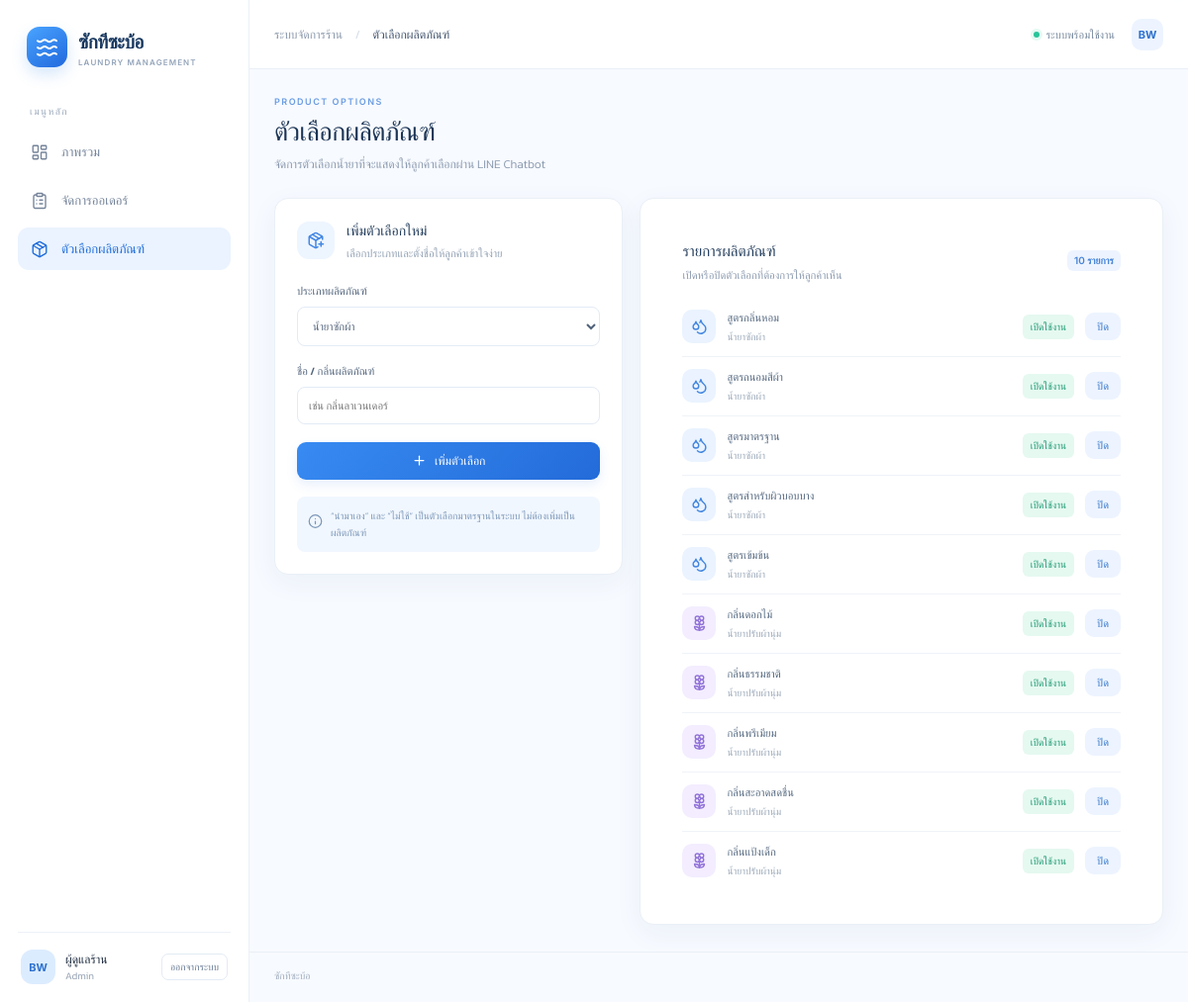
Page /products (signed in) on the committed database.
### tables this page shows
CREATE TABLE products (
          id INTEGER PRIMARY KEY AUTOINCREMENT,
          category TEXT NOT NULL CHECK(category IN ('detergent','softener')),
          name TEXT NOT NULL,
          active INTEGER NOT NULL DEFAULT 1,
          created_at TEXT NOT NULL
        );

### app.py (the view, shortened to what this page needs)
@app.route("/products", methods=["GET","POST"])
def products():
    with db() as con:
        rows = con.execute("SELECT * FROM products ORDER BY category,name").fetchall()
    return render_template("products.html", products=rows)

### app.py (called while the page is built)
@app.before_request
def require_admin_login():
    if request.endpoint in ("line_webhook", "admin_login", "static", "liff_order", "liff_products", "liff_create_order"):
        return None
    if not session.get("admin_authenticated"):
        return redirect(url_for("admin_login", next=request.path))

def db():
    conn = sqlite3.connect(DB_PATH)
    conn.row_factory = sqlite3.Row
    conn.execute("PRAGMA foreign_keys = ON")
    return conn

### templates/products.html (shortened to what this page needs)
{% extends "base.html" %}
{% block crumb %}ตัวเลือกผลิตภัณฑ์{% endblock %}
{% block content %}
<div class="page-heading"><div><div class="eyebrow">PRODUCT OPTIONS</div><h1>ตัวเลือกผลิตภัณฑ์</h1><p>จัดการตัวเลือกน้ำยาที่จะแสดงให้ลูกค้าเลือกผ่าน LINE Chatbot</p></div></div>
<div class="product-layout">
 <section class="panel form-panel"><div class="form-section-title"><span class="section-icon"><i data-lucide="package-plus"></i></span><div><h2>เพิ่มตัวเลือกใหม่</h2><p>เลือกประเภทและตั้งชื่อให้ลูกค้าเข้าใจง่าย</p></div></div><form method="post"><div class="field-grid"><label class="field full"><span>ประเภทผลิตภัณฑ์</span><select name="category"><option value="detergent">น้ำยาซักผ้า</option><option value="softener">น้ำยาปรับผ้านุ่ม</option></select></label><label class="field full"><span>ชื่อ / กลิ่นผลิตภัณฑ์</span><input name="name" required placeholder="เช่น กลิ่นลาเวนเดอร์"></label></div><button class="btn btn-primary btn-block" type="submit"><i data-lucide="plus"></i> เพิ่มตัวเลือก</button></form><div class="info-box"><i data-lucide="info"></i><span>“นำมาเอง” และ “ไม่ใช้” เป็นตัวเลือกมาตรฐานในระบบ ไม่ต้องเพิ่มเป็นผลิตภัณฑ์</span></div></section>
 <section class="panel form-panel"><div class="panel-head"><div><h2>รายการผลิตภัณฑ์</h2><p>เปิดหรือปิดตัวเลือกที่ต้องการให้ลูกค้าเห็น</p></div><span class="count-pill">{{ products|length }} รายการ</span></div>
 <div class="product-list">{% for p in products %}<div class="product-row"><span class="product-icon {{ 'detergent' if p.category=='detergent' else 'softener' }}"><i data-lucide="{{ 'droplets' if p.category=='detergent' else 'flower-2' }}"></i></span><div class="product-info"><b>{{ p.name }}</b><small>{{ 'น้ำยาซักผ้า' if p.category=='detergent' else 'น้ำยาปรับผ้านุ่ม' }}</small></div><span class="status {{ 'status-ready' if p.active else 'status-cancelled' }}">{{ 'เปิดใช้งาน' if p.active else 'ปิดใช้งาน' }}</span><form method="post" action="{{ url_for('toggle_product',product_id=p.id) }}"><button class="btn btn-small {{ 'btn-secondary' if p.active else 'btn-primary' }}" type="submit">{{ 'ปิด' if p.active else 'เปิด' }}</button></form></div>{% endfor %}</div></section>
</div>
{% endblock %}

### static/style.css (style rules this page uses)
* { box-sizing:border-box }
body { margin:0;background:#f7faff;color:var(--ink);font-family:'Kanit','Inter',sans-serif;font-size:14px;font-weight:300 }
button,input,select,textarea { font:inherit }
.page-heading { display:flex;justify-content:space-between;align-items:center;gap:18px;margin-bottom:25px }
.eyebrow { font:600 9px Inter,sans-serif;color:#6b9de2;letter-spacing:1.5px;margin-bottom:8px }
.page-heading h1 { font-size:26px;line-height:1.3;font-weight:500;letter-spacing:-.5px;color:#1c3556;margin:0 }
.page-heading p { font-size:12px;color:#8a99ad;margin:7px 0 0 }
.btn { border:0;display:inline-flex;align-items:center;justify-content:center;gap:8px;border-radius:9px;padding:10px 15px;cursor:pointer;font-size:12px;font-weight:500;white-space:nowrap;transition:transform .15s,background .15s }
.btn svg { width:15px;height:15px }
.btn-primary { background:linear-gradient(135deg,#388bf2,#236bd9);color:#fff;box-shadow:0 5px 12px #2b78e51c }
.btn-secondary { background:#edf4ff;color:#3978ca }
.btn-block { width:100%;margin-top:18px }
.btn-small { padding:6px 12px;font-size:11px }
.section-head h2,.panel h2 { font-size:15px;color:#263f5e;font-weight:500;margin:0 }
.section-head p,.panel-head p { font-size:11px;color:#8b9aaf;margin:5px 0 0 }
.stat-card,.panel { background:#fff;border:1px solid #eaf0f7;border-radius:14px;box-shadow:var(--shadow) }
.panel { overflow:hidden }
.panel-head { display:flex;justify-content:space-between;align-items:center;padding:19px 20px 15px;gap:12px }
.status,.pay-status { display:inline-flex;align-items:center;border-radius:6px;padding:5px 8px;font-size:10px;font-weight:400 }
.status-ready { background:#e5f9f0;color:#1d9872 }
.filters select,.field input,.field select,.field textarea { width:100%;border:1px solid #e3ebf5;border-radius:8px;background:#fff;color:#50627a;padding:10px 11px;outline:0;font-size:11px;min-width:0 }
.count-pill { display:inline-flex;align-items:center;justify-content:center;border-radius:6px;background:#edf4ff;color:#4784d7;font:600 10px Inter,sans-serif;padding:4px 7px;margin-left:5px }
.form-panel { padding:22px }
.form-section-title { display:flex;align-items:center;gap:12px;margin-bottom:22px }
.section-icon { width:38px;height:38px;display:grid;place-items:center;border-radius:12px;background:#edf5ff;color:#4387e4 }
.section-icon svg { width:18px }
.form-section-title h2 { font-size:14px }
.form-section-title p { font-size:11px;color:#91a0b3;margin:4px 0 0 }
.field-grid { display:grid;grid-template-columns:repeat(2,minmax(0,1fr));gap:17px 16px }
.field { display:grid;gap:8px;align-content:start;font-size:11px;color:#5b6e85 }
.field>span { font-weight:500;color:#53657d }
.field.full { grid-column:1/-1 }
.product-layout { display:grid;grid-template-columns:minmax(270px,.8fr) minmax(0,1.2fr);align-items:start;gap:17px }
.product-layout .form-panel { padding:22px }
.product-list { padding:0 20px 12px }
.product-row { display:flex;align-items:center;gap:11px;padding:12px 0;border-bottom:1px solid #eff3f8 }
.product-row:last-child { border:0 }
.product-icon { height:34px;width:34px;border-radius:10px;display:grid;place-items:center;flex-shrink:0 }
.product-icon svg { width:17px }
.product-icon.detergent { background:#eaf3ff;color:#4386e0 }
.product-icon.softener { background:#f3edff;color:#9273d8 }
.product-info { display:grid;gap:4px;flex:1 }
.product-info b { font-size:11px;font-weight:500;color:#53677f }
.product-info small { font-size:10px;color:#9ba9b9 }
.info-box { display:flex;align-items:flex-start;gap:8px;padding:11px;margin-top:17px;background:#f1f7ff;border-radius:8px;color:#7b96b6;font-size:10px;line-height:1.7 }
.info-box svg { width:15px;flex-shrink:0;margin-top:2px }
:root { --navy:#14345b;--blue:#2676e8;--blue-dark:#1559bd;--blue-soft:#eaf3ff;--ice:#f4f8ff;--ink:#1d2b3f;--muted:#7c8ba1;--line:#e6edf6;--white:#fff;--green:#179c78;--shadow:0 8px 28px rgba(30,74,130,.055) }

### rows in the picture
products: name "สูตรกลิ่นหอม", category "น้ำยาซักผ้า", active "เปิดใช้งาน", active "ปิด"
products: name "สูตรถนอมสีผ้า", category "น้ำยาซักผ้า", active "เปิดใช้งาน", active "ปิด"
products: name "สูตรมาตรฐาน", category "น้ำยาซักผ้า", active "เปิดใช้งาน", active "ปิด"
products: name "สูตรสำหรับผิวบอบบาง", category "น้ำยาซักผ้า", active "เปิดใช้งาน", active "ปิด"
products: name "สูตรเข้มข้น", category "น้ำยาซักผ้า", active "เปิดใช้งาน", active "ปิด"
products: name "กลิ่นดอกไม้", category "น้ำยาปรับผ้านุ่ม", active "เปิดใช้งาน", active "ปิด"
products: name "กลิ่นธรรมชาติ", category "น้ำยาปรับผ้านุ่ม", active "เปิดใช้งาน", active "ปิด"
products: name "กลิ่นพรีเมียม", category "น้ำยาปรับผ้านุ่ม", active "เปิดใช้งาน", active "ปิด"
products: name "กลิ่นสะอาดสดชื่น", category "น้ำยาปรับผ้านุ่ม", active "เปิดใช้งาน", active "ปิด"
products: name "กลิ่นแป้งเด็ก", category "น้ำยาปรับผ้านุ่ม", active "เปิดใช้งาน", active "ปิด"

### other values in the picture
{{ products|length }} "10"
